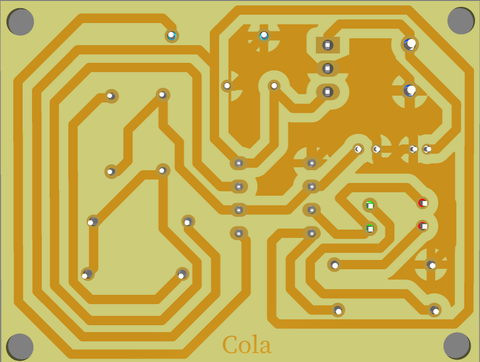
#> input picture test_functions/test.png, 480 x 362 px, found by its file name
$ python cv_convert_test.py
#> lines starting #> are read from the running program, lines starting #| are printed output that depends on the picture; after the words box and inside, x2 and y2 are one past the last pixel; in counts of white or black regions, pixels touching at a corner belong together
import cv2
import numpy as np
import matplotlib.pyplot as plt

# โหลดภาพ
image = cv2.cvtColor(cv2.imread("test_functions/test.png"), cv2.COLOR_BGR2RGB)

# แปลงเป็น Grayscale
gray = cv2.cvtColor(image, cv2.COLOR_BGR2GRAY)
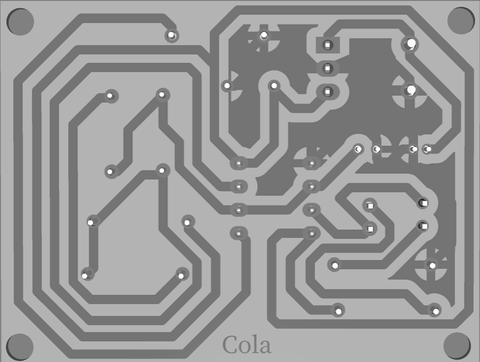
#> gray: shape (362, 480); min 29, max 255, mean 151.6

# ใช้ Threshold เพื่อแยกสีทองแดงออกมา
_, binary = cv2.threshold(gray, 150, 255, cv2.THRESH_BINARY)
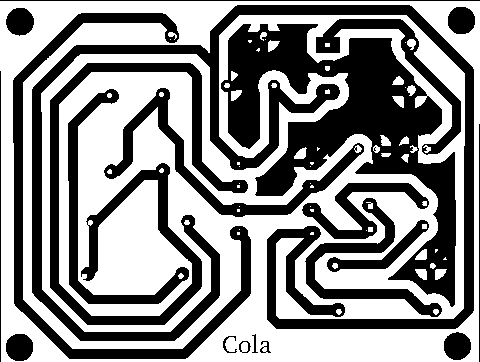
#> binary: shape (362, 480); 55.1% white; 21 black regions, largest, box (x1, y1, x2, y2) and area: (221, 24, 456, 307) 22575, (32, 5, 474, 341) 19328, (50, 63, 248, 325) 8872

# แสดงผล
plt.figure(figsize=(10,5))
plt.subplot(1,3,1), plt.imshow(image, cmap='gray'), plt.title("Init Image")
plt.subplot(1,3,2), plt.imshow(gray, cmap='gray'), plt.title("Gray Image")
plt.subplot(1,3,3), plt.imshow(binary, cmap='gray'), plt.title("Binary Mask")
plt.show()
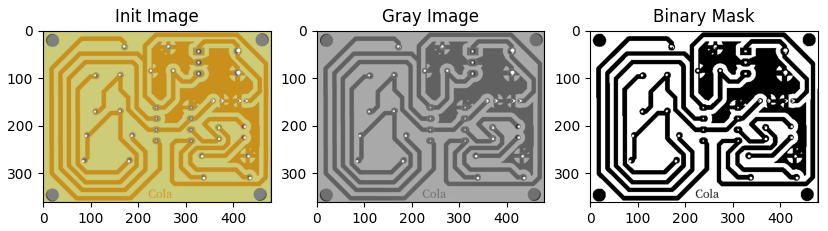
#> figure drawn by matplotlib, 3 panels


cv2.imshow('SimpleSat Logo', binary)
cv2.waitKey(0)
